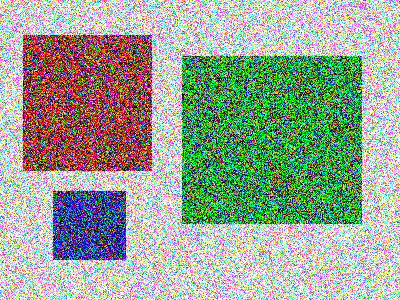
#> input picture object-detection/fuzzy.png, 400 x 300 px
$ python AssignObjectIdWithThreshoulding.py
#> lines starting #> are read from the running program, lines starting #| are printed output that depends on the picture; after the words box and inside, x2 and y2 are one past the last pixel; in counts of white or black regions, pixels touching at a corner belong together
from random import randint

import numpy as np
import cv2

img = cv2.imread("fuzzy.png", 1)
#> img is the input picture: shape (300, 400, 3); mean B, G, R 150, 164.4, 153.8
cv2.imshow("Original", img)

gray = cv2.cvtColor(img, cv2.COLOR_BGR2GRAY)
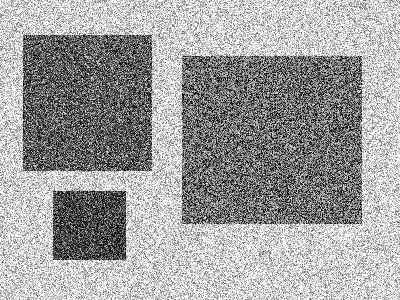
#> gray: shape (300, 400); min 0, max 255, mean 159.6
blur = cv2.GaussianBlur(gray, (3, 3), 0)
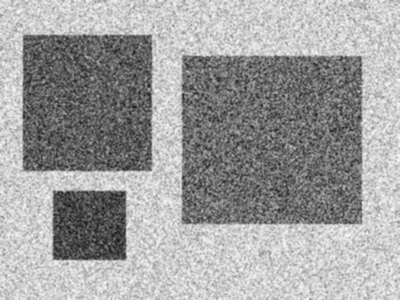
#> blur: shape (300, 400); min 25, max 251, mean 159.6

thresh = cv2.adaptiveThreshold(
    blur,
    255,
    cv2.ADAPTIVE_THRESH_GAUSSIAN_C,
    cv2.THRESH_BINARY_INV,
    205,
    1
)
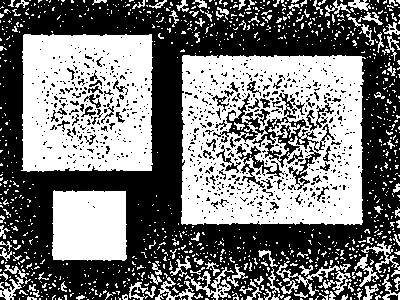
#> thresh: shape (300, 400); 46.5% white; 1080 white regions (980 under 20 px)

cv2.imshow("Thresh", thresh)

contours, hierarchy = cv2.findContours(thresh, cv2.RETR_TREE, cv2.CHAIN_APPROX_SIMPLE)
#> contours = 2054 contours, 1879 with area under 20; largest, box (x1, y1, x2, y2) and area: (181, 55, 366, 225) 29882, (21, 34, 153, 172) 17250, (52, 190, 127, 261) 4926, (251, 116, 320, 169) 1038, (220, 92, 259, 143) 606
print(len(contours))
#| 2054

filtered = []

for c in contours:
    if cv2.contourArea(c) > 1000:
        continue
    filtered.append(c)
#> this loop made 2054 passes
#> c on passes 1 to 3: [[292, 299]], [[226, 299]], [[222, 299]]
#> after the loop, filtered = 2050 contours, 1879 with area under 20; largest, box (x1, y1, x2, y2) and area: (220, 92, 259, 143) 606, (276, 261, 352, 296) 498, (237, 145, 283, 178) 406, (185, 267, 234, 300) 325, (291, 151, 322, 186) 276

print(len(filtered))
#| 2050

objects = np.zeros([img.shape[0], img.shape[1], 3], 'uint8')
for c in filtered:
    col = (randint(0, 255), randint(0, 255), randint(0, 255))
    cv2.drawContours(objects, [c], -1, col, -1)
    area = cv2.contourArea(c)
    print(area)
#> this loop made 2050 passes
#> (col, area) on passes 40, 53: ((107, 31, 11), 21.5), ((78, 6, 234), 20.5)
#| 0.0
#| 0.0
#| 0.0
#| 0.0
#| 0.0
#| 0.0
#| 0.0
#| 0.0
#> (further printed lines are left out)
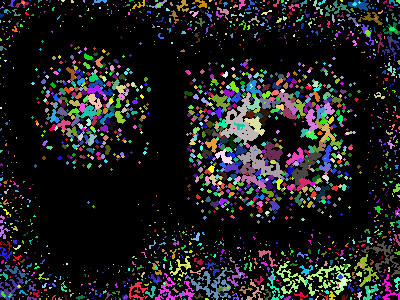
#> objects: shape (300, 400, 3); mean of channels 0, 1, 2 29.8, 29.5, 29.4; drawn as B, G, R

cv2.imshow("Final", objects)

cv2.waitKey(0)
cv2.destroyAllWindows()

$ run again, with object-detection/sudoku.png copied over object-detection/fuzzy.png
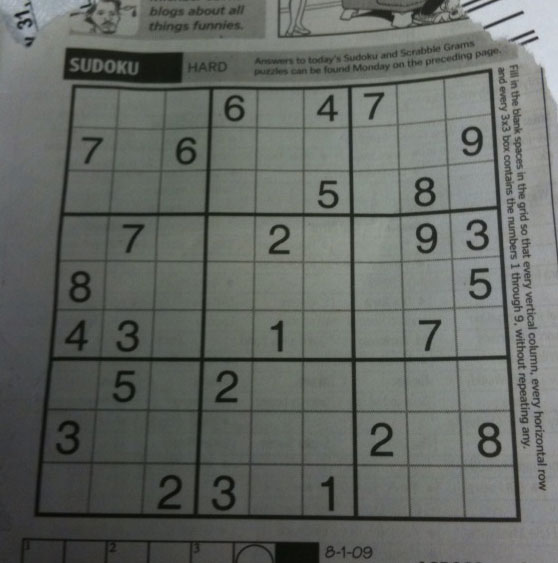
#> input picture object-detection/sudoku.png, 558 x 563 px
#> img is the input picture: shape (563, 558, 3); mean B, G, R 99.5, 104.1, 100
#> `thresh = cv2.adaptiveThreshold( blur, 255, cv2.ADAPTIVE_THRESH_GAUSSIA..`:
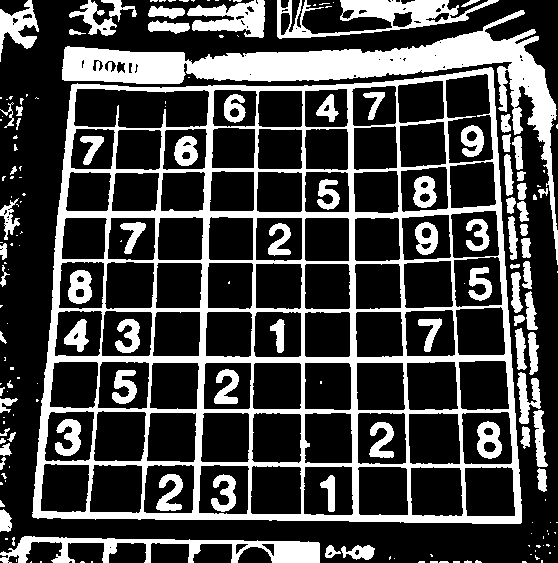
#> thresh: shape (563, 558); 27.6% white; 186 white regions (104 under 20 px)
#> contours = 342 contours, 156 with area under 20; largest, box (x1, y1, x2, y2) and area: (32, 67, 522, 524) 199440, (62, 10, 558, 265) 15774, (73, 88, 210, 129) 4926, (445, 73, 494, 164) 3720, (277, 0, 499, 39) 3416
#| 342
#> the loop `for c in contours:` made 342 passes
#> c on passes 1 to 3: [[522, 561], [522, 562], [526, 562], [525, 561]], [[453, 561], [453, 562], [459, 562], [459, 561]], [[440, 561], [439, 562], [448, 562], [447, 561]]
#> after the loop `for c in contours:`: filtered = 259 contours, 156 with area under 20; largest, box (x1, y1, x2, y2) and area: (0, 0, 39, 62) 943, (477, 421, 502, 459) 710, (68, 270, 92, 304) 624, (415, 222, 438, 255) 566, (413, 176, 437, 208) 561
#| 259
#> the loop `for c in filtered:` made 259 passes
#> (col, area) on passes 25 to 27: ((41, 200, 141), 289.5), ((120, 110, 214), 22.5), ((140, 230, 252), 95)
#> (printed output is left out)
#> after the loop `for c in filtered:`:
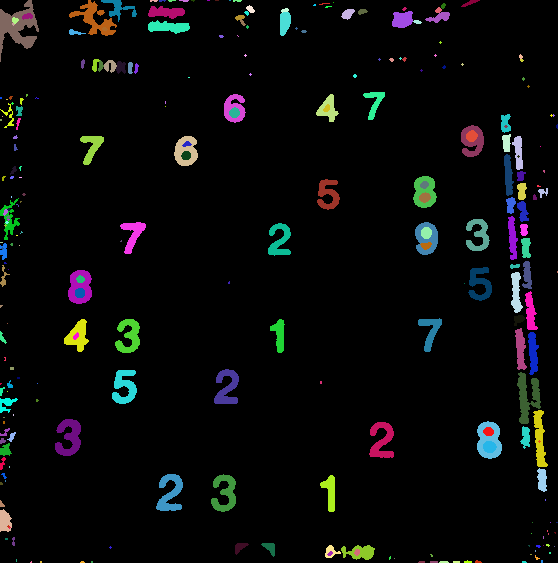
#> objects: shape (563, 558, 3); mean of channels 0, 1, 2 10, 10.1, 9.1; drawn as B, G, R
